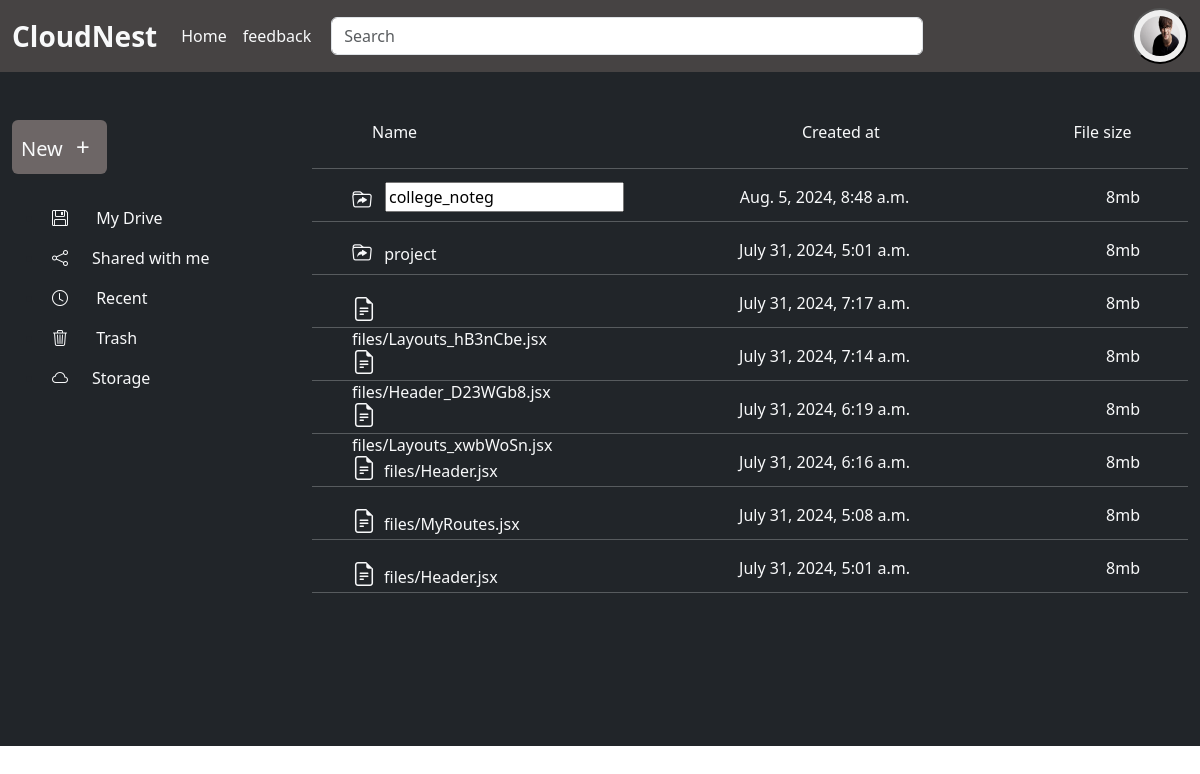
/cloudNest/renameFolder/5 (signed in), run on an earlier commit of the app's database.
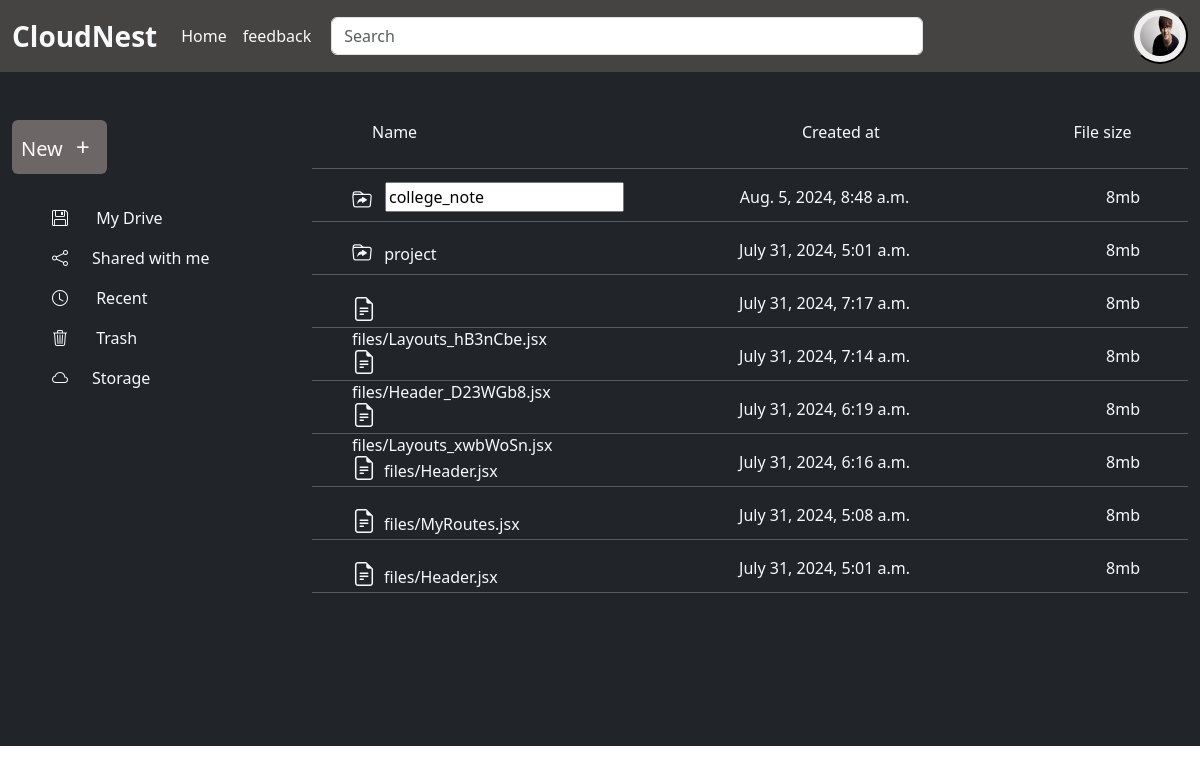
And on a later commit of the database.
### drive/models.py (models this page shows, shortened)
class Folder(models.Model):
    folderName= models.CharField(max_length=50,default='Folder',null=True)
    folderUser = models.ForeignKey(User,on_delete=models.CASCADE,null=True)
    created_at = models.DateTimeField(auto_now_add=True)

### drive/views.py (the view, shortened to what this page needs)
# urls.py: path('cloudNest/renameFolder/<int:rename_id>', renameFolder, name='renameFolder'),
def renameFolder(request,rename_id):
    if request.user.is_authenticated:
        folders = Folder.objects.filter(folderUser=request.user).order_by('-id')
        files = File.objects.filter(fileUser=request.user).order_by('-id')
        folder_instance = get_object_or_404(Folder, id=rename_id, folderUser=request.user)
    context = {
        'folders':folders,
        'files':files,
        'rename_id': rename_id
    }
    return render(request,'rename.html',context)

### drive/templates/rename.html (shortened to what this page needs)
    {% extends "index.html" %}
    {% block content %}
    {% include 'leftContainer.html' %}
    <div class="container-fluid w-75 float-end bg-dark position-relative me-0 pb-3" style="height:auto;padding-bottom: 23px;">
            <div class="container d-flex justify-content-between w-75 ms-5 mt-5 pb-2 sticky-top  text-light">
                <div class="name w-50">Name</div>
                <div class="owner w-25">Created at</div>
                <div class="file_size " style="margin-right: -20%;">File size</div>
            </div>
            <div class="list-group overflow-y-scroll  p-0" style="height:72.3vh;">
            {% if folders %}
                {% for folder in folders %}
                    <div style="position: relative;">
                        <hr class="text-light">
                        <a href="{% url 'folder' folder.id %}" class="double-click-link context_items text-decoration-none text-light d-flex justify-content-between ps-4 pe-4 pt-0" style="height: 20px;">
                            <div class="folder_name w-25 ps-3"><i class="bi bi-folder-symlink pe-2 fs-5"></i>
                                {% if folder.id == rename_id %}
                                <form action="{% url 'renameFolder' folder.id %}" method="POST"  id="renameform">
                                    <input type="text" name="renameFolder" id="renameFolder" value="{{ folder.folderName }}" class="smallForm">
                                </form>
                                {% else %}
                                {{ folder.folderName }}
                            {% endif %}
                            </div>
                            <div class="folder_name">{{folder.created_at}}</div>
                            <div class="folder_name pe-4">8mb</div>
                        </a>
                    </div>
                {% endfor %}
            {% endif %}
            {% if files %}
                {% for file in files %}
                    <hr class="text-light">
                    <a href="" id="fileRightClick" class="text-decoration-none text-light d-flex justify-content-between ps-4 pe-4 pt-0" style="height: 20px;">
                        <div class="folder_name w-25 ps-3"><i class="bi bi-file-earmark-text fs-4 pe-2"></i>{{file.file}}</div>
                        <div class="folder_name">{{file.created_at}}</div>
                        <div class="folder_name pe-4">8mb</div>
                    </a>
                {% endfor %}
            {% endif %}
            <hr class="text-light">
        </div>
        </div>
    {% endblock content %}

What changed in the data, as far as the page shows it:
changed Folder: renameFolder "college_noteg" → "college_note"
